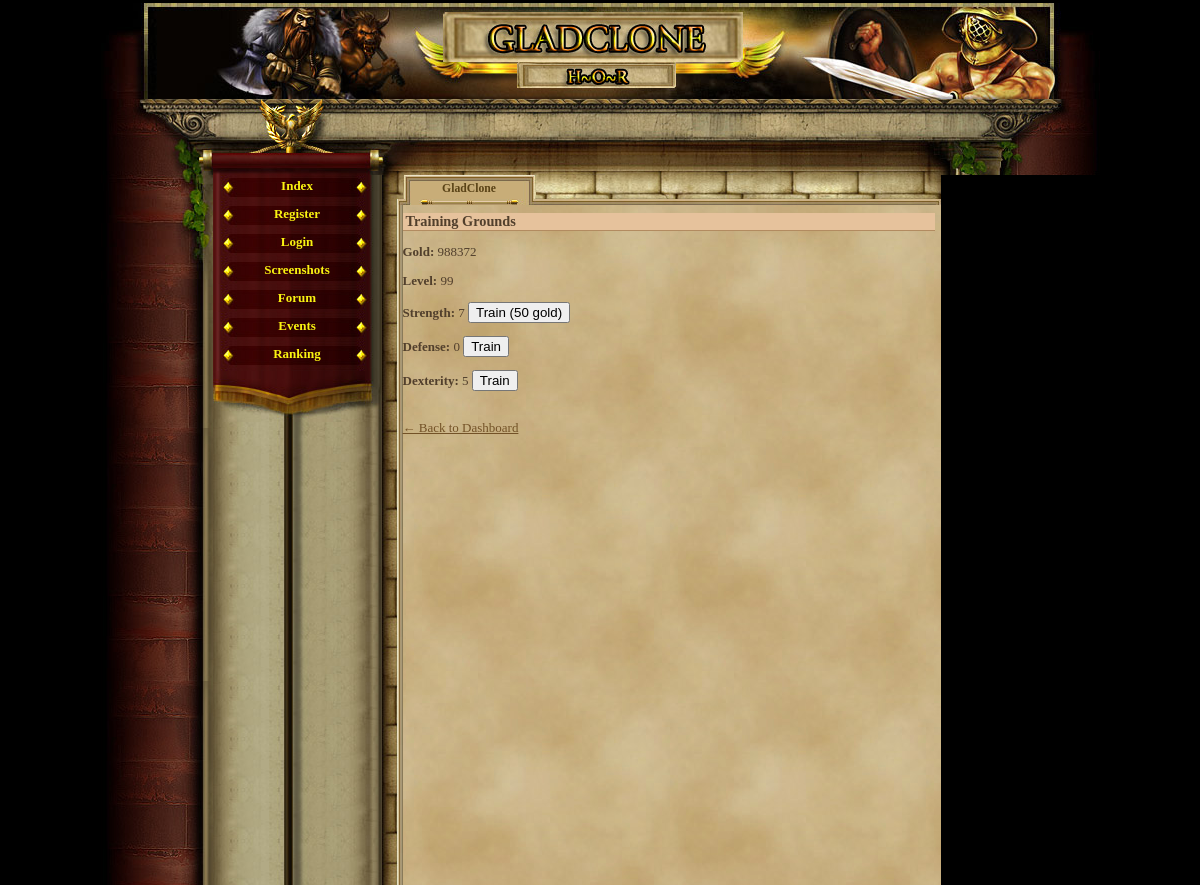
The app's page /training.php (signed in), older data.
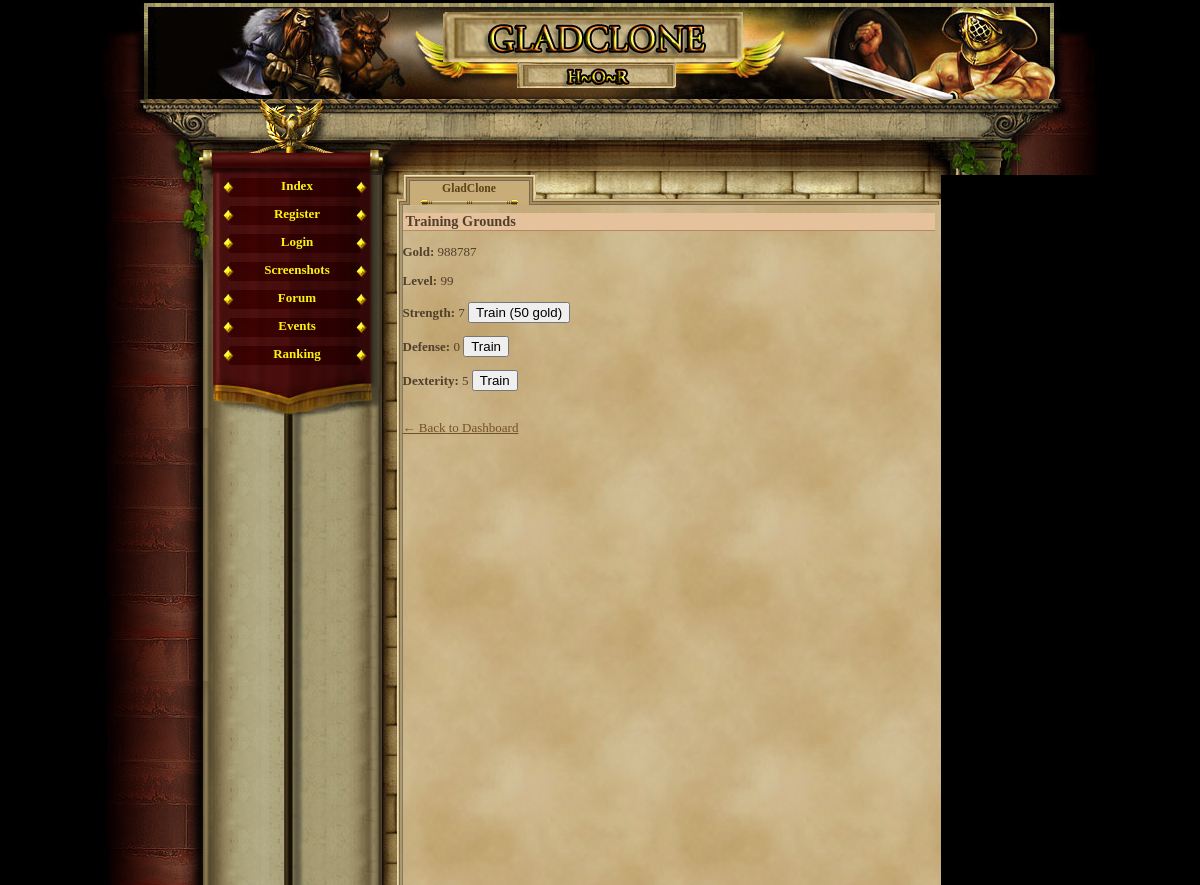
The same page, newer data.
### tables this page shows
CREATE TABLE `gracze` (
  `id` int(11) NOT NULL AUTO_INCREMENT,
  `gracz` int(11) NOT NULL DEFAULT '0',
  `login` varchar(24) NOT NULL,
  `haslo` varchar(40) NOT NULL,
  `email` varchar(40) NOT NULL,
  `plec` tinyint(4) NOT NULL DEFAULT '0',
  `avatar` tinyint(4) NOT NULL DEFAULT '1',
  `pregunta` text NOT NULL,
  `respuesta` text NOT NULL,
  `rank` int(1) NOT NULL DEFAULT '1',
  `nivel` int(1) NOT NULL DEFAULT '1',
  `exp` int(1) NOT NULL DEFAULT '0',
  `exp_max` int(1) NOT NULL DEFAULT '10',
  `honor` int(1) NOT NULL DEFAULT '0',
  `fama` int(1) NOT NULL DEFAULT '0',
  `victorias` int(1) NOT NULL DEFAULT '0',
  `perdidas` int(1) NOT NULL DEFAULT '0',
  `oro_robado` int(1) NOT NULL DEFAULT '0',
  `oro_perdido` int(1) NOT NULL DEFAULT '0',
  `atak` int(5) NOT NULL DEFAULT '0',
  `obrona` int(3) NOT NULL DEFAULT '0',
  `sila` int(1) NOT NULL DEFAULT '5',
  `sila_i` int(1) NOT NULL DEFAULT '0',
  `sila_max` int(1) NOT NULL DEFAULT '10',
  `zrecznosc` int(1) NOT NULL DEFAULT '5',
  `zrecznosc_i` int(1) NOT NULL DEFAULT '0',
  `zrecznosc_max` int(1) NOT NULL DEFAULT '10',
  `wyrzymalosc` int(1) NOT NULL DEFAULT '5',
  `wyrzymalosc_i` int(1) NOT NULL DEFAULT '0',
  `wyrzymalosc_max` int(1) NOT NULL DEFAULT '10',
  `constitucion` int(1) NOT NULL DEFAULT '5',
  `constitucion_i` int(1) NOT NULL DEFAULT '0',
  `constitucion_max` int(1) NOT NULL DEFAULT '10',
  `carisma` int(1) NOT NULL DEFAULT '5',
  `carisma_i` int(1) NOT NULL DEFAULT '0',
  `carisma_max` int(1) NOT NULL DEFAULT '10',
  `inteligencja` int(1) NOT NULL DEFAULT '5',
  `inteligencja_i` int(1) NOT NULL DEFAULT '0',
  `inteligencja_max` int(1) NOT NULL DEFAULT '10',
  `mdchance` int(1) NOT NULL DEFAULT '0',
  `dhchance` int(1) NOT NULL DEFAULT '0',
  `ctchance` int(1) NOT NULL DEFAULT '0',
  `zycie` int(100) NOT NULL DEFAULT '100',
  `zycie_max` int(100) NOT NULL DEFAULT '100',
  `obrazenia_min` int(1) NOT NULL DEFAULT '0',
  `obrazenia_max` int(3) NOT NULL DEFAULT '2',
  `zloto` int(100) NOT NULL DEFAULT '150',
  `zloto_skarbiec` int(11) NOT NULL,
  `punkty` int(11) NOT NULL,
  `pracuje` int(11) NOT NULL,
  `ostatnia_walka_pvp` int(11) NOT NULL,
  `ostatnia_walka_pvc` int(11) NOT NULL,
  `ostatnio_zregenerowano` int(11) NOT NULL,
  `titulo` varchar(24) NOT NULL DEFAULT 'Newbie',
  `arena_level` int(11) NOT NULL,
  `rubies` int(11) NOT NULL DEFAULT '0',
  `centurion_time` int(11) NOT NULL,
  `reportes` int(1) NOT NULL DEFAULT '0',
  `mensajes` int(1) NOT NULL DEFAULT '0',
  `noticias` int(1) NOT NULL DEFAULT '0',
  `bendicion1_type` int(11) NOT NULL,
  `bendicion1_time` int(11) NOT NULL,
  `bendicion2_type` int(11) NOT NULL,
  `bendicion2_time` int(11) NOT NULL,
  `bendicion3_type` int(11) NOT NULL,
  `bendicion3_time` int(11) NOT NULL,
  `bendicion4_type` int(11) NOT NULL,
  `bendicion4_time` int(11) NOT NULL,
  `ostatnia_aktywnosc` int(11) NOT NULL DEFAULT '0',
  `username_locked` tinyint(1) NOT NULL DEFAULT '0',
  `lock_login` tinyint(1) NOT NULL DEFAULT '0',
  PRIMARY KEY (`id`),
  UNIQUE KEY `login` (`login`)
);

### training.php (the view, shortened to what this page needs)
<?php
require_once('var/ustawienia.php');
require_once('gora_strony.php');
require_once('menu_l.php');
$player_id = $_SESSION['id'];
$stmt = $conn->prepare("SELECT sila, obrona, zrecznosc, zloto, nivel FROM gracze WHERE id = ?");
$stmt->bind_param("i", $player_id);
$stmt->execute();
$result = $stmt->get_result();
$player = $result->fetch_assoc();
$training_cost = 50;
?>
<h2>Training Grounds</h2>
<p><strong>Gold:</strong> <?php echo htmlspecialchars($player['zloto']); ?></p>
<p><strong>Level:</strong> <?php echo htmlspecialchars($player['nivel']); ?></p>
<form method="post">
    <p><strong>Strength:</strong> <?php echo htmlspecialchars($player['sila']); ?>
        <button type="submit" name="train" value="sila">Train (<?php echo $training_cost; ?> gold)</button></p>
    <p><strong>Defense:</strong> <?php echo htmlspecialchars($player['obrona']); ?>
        <button type="submit" name="train" value="obrona">Train</button></p>
    <p><strong>Dexterity:</strong> <?php echo htmlspecialchars($player['zrecznosc']); ?>
        <button type="submit" name="train" value="zrecznosc">Train</button></p>
</form>
<br><a href="index.php">← Back to Dashboard</a>

Row changes from the older to the newer data that the page shows:
changed gracze: zloto "988372" → "988787"
